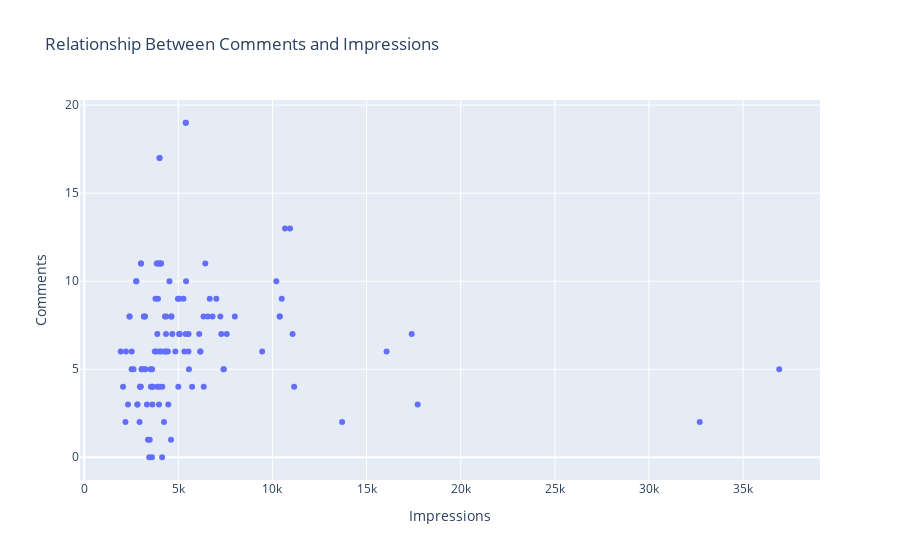

Source (notebook cell):
### Code cell
px.scatter(x='Impressions' , y='Comments' , data_frame=df  ,title='Relationship Between Comments and Impressions')

### Figure 1 — Plotly figure (JSON) as saved in the notebook; plotly's stock layout.template omitted (floating-point values rounded to 4 significant figures)
{"data": [{"hovertemplate": "Impressions=%{x}<br>Comments=%{y}<extra></extra>", "legendgroup": "", "marker": {"color": "#636efa", "symbol": "circle"}, "mode": "markers", "name": "", "orientation": "v", "showlegend": false, "type": "scatter", "x": [3920, 5394, 4021, 4528, 2518, 3884, 2621, 3541, 3749, 4115, 2218, 3234, 4344, 3216, 9453, 5055, 4002, 3169, 6168, 2407, 2064, 3973, 7281, 3052, 4628, 4082, 5394, 2766, 3924, 3015, 6666, 3854, 4355, 4343, 6108, 2523, 2327, 3990, 2191, 1941, 16062, 4998, 4289, 3880, 3786, 4298, 3630, 2826, 7407, 10386, 2998, 7018, 2941, 6432, 10667, 3988, 4978, 3388, 4467, 3246, 5072, 6339, 4239, 3454, 7571, 3333, 3818, 10933, 5058, 3601, 3480, 3525, 3606, 5542, 6559, 3623, 10493, 4446, 2957, 5538, 4681, 5273, 5055, 4002, 3169, 6168, 2407, 3630, 2826, 7407, 10386, 2998, 3052, 4628, 4082, 5394, 2766, 3924, 3015, 5409, 5323, 8001, 4150, 4609, 6348, 11068, 7231, 17396, 6814, 17713, 5563, 4842, 11149, 10206, 13700, 5731, 4139, 32695, 36919], "xaxis": "x", "y": [9, 7, 11, 10, 5, 7, 5, 4, 6, 6, 6, 8, 7, 5, 6, 7, 17, 8, 6, 8, 4, 3, 7, 5, 8, 11, 19, 10, 11, 11, 9, 11, 8, 6, 7, 6, 3, 4, 2, 6, 6, 4, 8, 4, 9, 6, 4, 3, 5, 8, 4, 9, 2, 11, 13, 6, 9, 1, 3, 5, 7, 8, 2, 0, 7, 3, 6, 13, 9, 0, 1, 5, 5, 7, 8, 3, 9, 6, 4, 6, 7, 9, 7, 17, 8, 6, 8, 4, 3, 5, 8, 4, 5, 8, 11, 19, 10, 11, 11, 10, 6, 8, 4, 1, 4, 7, 8, 7, 8, 3, 5, 6, 4, 10, 2, 4, 0, 2, 5], "yaxis": "y"}], "layout": {"legend": {"tracegroupgap": 0}, "title": {"text": "Relationship Between Comments and Impressions"}, "xaxis": {"anchor": "y", "domain": [0, 1], "title": {"text": "Impressions"}}, "yaxis": {"anchor": "x", "domain": [0, 1], "title": {"text": "Comments"}}}}
